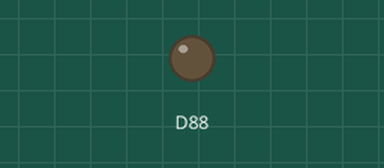
The program below on a simulated Raspberry Pi (BCM pin numbers). Shown: output pins drawn as LEDs (lit = HIGH). What the program prints to the terminal is not drawn.

Above: at 0.05 s.
Timing chart, 0 to 3.0 s (numbered marks = the images above):
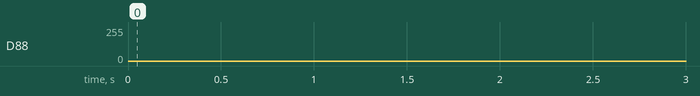

The program:

da.py
```python
import smbus
import time

address = 0x48
A0 = 0x40
bus = smbus.SMBus(1)

while True:
    for value in range(256):
        bus.write_byte_data(address, A0, value)
        print(value)
    for value in range(255, -1, -1):
        bus.write_byte_data(address, A0, value)
        print(value)
```
